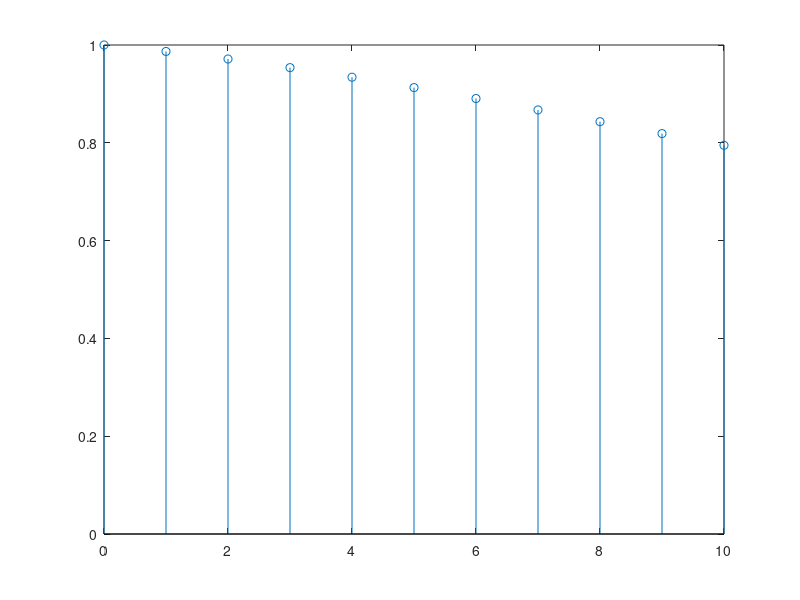
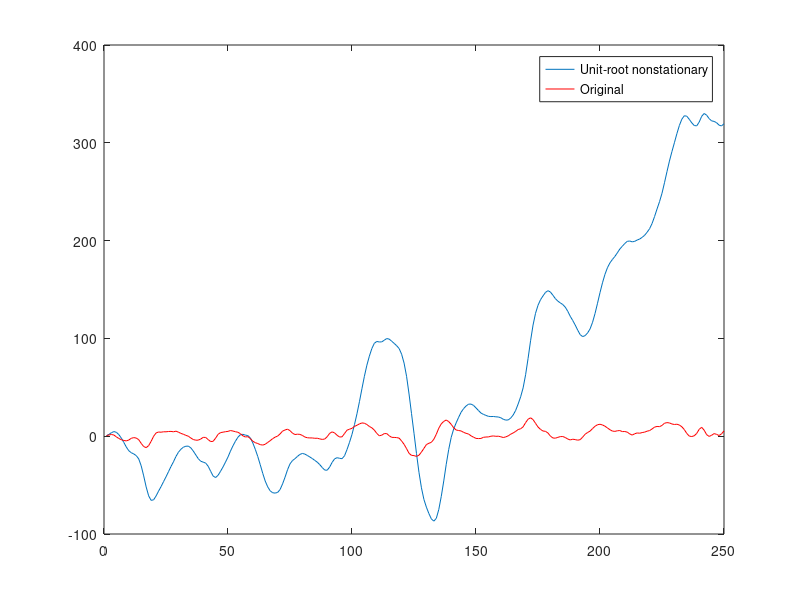

Here is the MATLAB script that generated these plots, in order:
clear;
% Q3 with r_t
N = 250;
M = 10;
b = [1, 0.7, 0.1];
a = [1, -2.49, 2.045, -0.5544];
borig = [1, 0.7, 0.1];
aorig = [1, -1.5, 0.56];
v = randn(N,1);
r = filter(b,a,v); %get r using the operator notation for ARIMA model
rorig = filter(borig,aorig,v); %get r using the operator notation for ARMA model
% (a)
[rauto,lags] = xcorr(r, M, 'normalized');
rauto = rauto(M+1:end); %only take positive time lag
figure;
stem(lags(M+1:end),rauto);
% (b)
C = toeplitz(rauto);
% (c) using Cholesky because ldl() messes up rows
Lchol = transpose(chol(C));
D = (eye(M+1).*Lchol).^2;
L = Lchol*D^(-0.5);
Linv = L^(-1);
% (d)
F = eye(M+1); 
refMat = zeros(M); % Holds all reflection coeffs
P = zeros(M,1); % Holds all prediction error powers
for i = 1:M
    [fpc,pep,ref] = levinson(rauto, i);
    F(i+1,1:i) = fliplr(fpc(2:end));
    refMat(1:i,i) = ref;
    P(i) = pep;
end
% (e)
FCF = F*C*transpose(F);
compPD = P - diag(D(2:end,2:end)); %compare P_M and D
compLinvF = F - Linv; %compare L^-1 and F
fprintf("Elements greater than 10^12 in P_M and D difference: %d\n", length(find(compPD > 10^(-12))));
fprintf("Elements greater than 10^12 in L^-1 and F difference: %d\n", length(find(compLinvF > 10^(-12))));

% (f)
A = ones(N-M, M);
y = r(M+1:end);
for i = 1:M
    A(:,i) = r(i:N-M-1+i); % Each column is r with i time lag
end
A = fliplr(A);
Apseudo = ((transpose(A)*A)^(-1))*transpose(A); %pseudo inverse
w = Apseudo*y; %solve for w
compWfpc = w + transpose((fpc(2:end))) % the error vector v, varies each time

figure;
plot(r);
hold on;
plot(rorig, 'r');
legend("Unit-root nonstationary", "Original");
% You can tell there is unit root nonstationarity by the autocorrelation
% coefficients, there are no peaks, it stays high. The autocorrelation
% coefficents here vary greatly from the original.